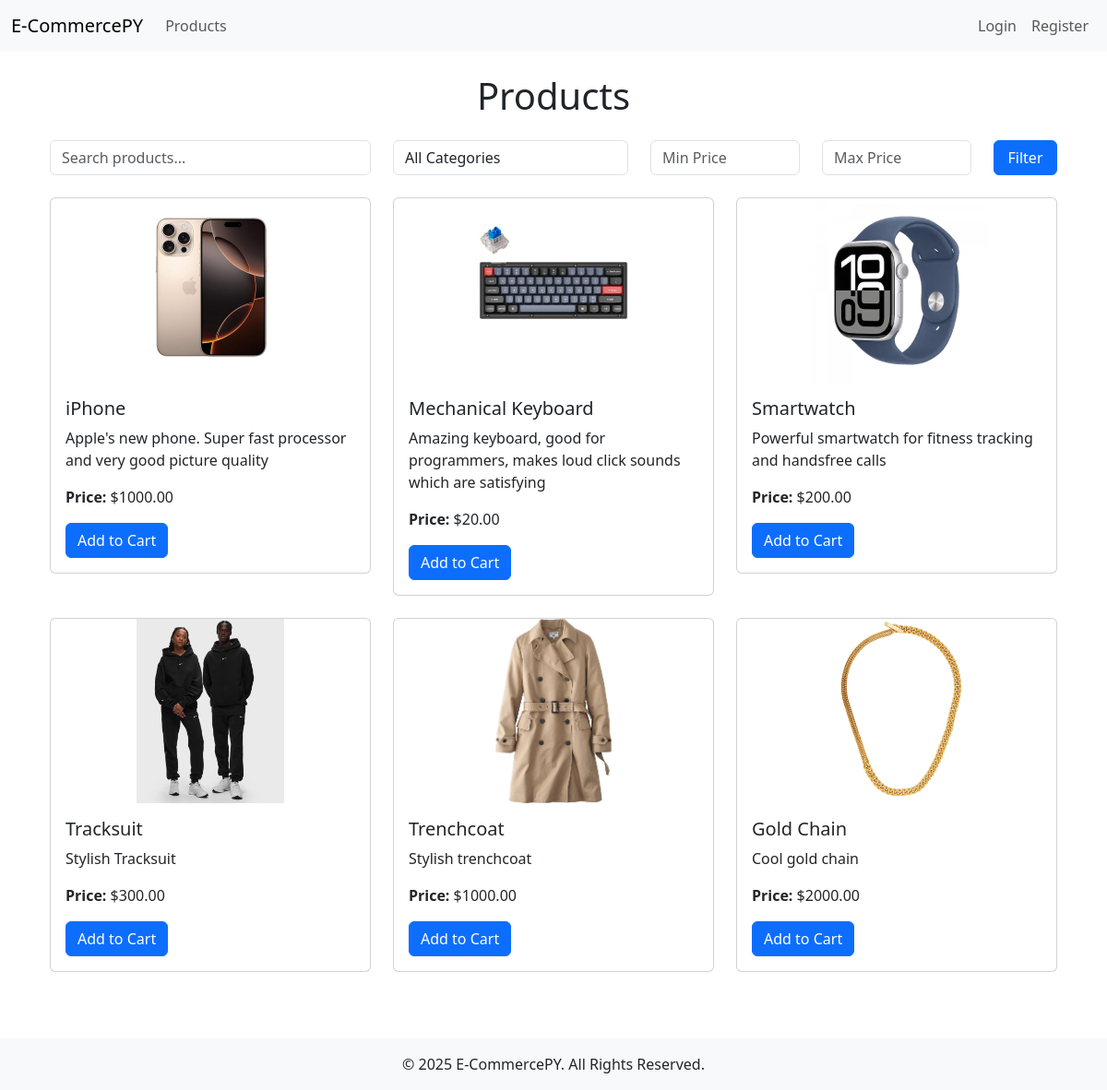
Screenshot of /products/ with the database file from the repository.
### product/models.py (models this page shows, shortened)
class Product(models.Model):
    name = models.CharField(max_length=100)
    description = models.TextField()
    price = models.DecimalField(max_digits=10, decimal_places=2)
    stock = models.PositiveIntegerField()
    image = models.ImageField(upload_to='products/')
    category = models.CharField(max_length=50)

### product/views.py (the view)
# urls.py: path('', product_list, name='product_list'),
def product_list(request):
    query = request.GET.get('search', '')
    category = request.GET.get('category', '')
    min_price = request.GET.get('min_price', '')
    max_price = request.GET.get('max_price', '')
    products = Product.objects.all()
    if query:
        products = products.filter(name__icontains=query) | products.filter(description__icontains=query)
    if category:
        products = products.filter(category__iexact=category)  # Exact match for category
    if min_price:
        products = products.filter(price__gte=min_price)  # Minimum price
    if max_price:
        products = products.filter(price__lte=max_price)  # Maximum price
    return render(request, 'product_list.html', {'products': products, 'query': query, 'category': category, 'min_price': min_price, 'max_price': max_price})

### product/context_processors.py (called while the page is built)
def cart_count(request):
    total_cart_quantity = 0
    if request.user.is_authenticated:
        total_cart_quantity = sum(item.quantity for item in CartItem.objects.filter(user=request.user))
    return {"total_cart_quantity": total_cart_quantity}

### product/templates/product_list.html (shortened to what this page needs)
{% extends 'base.html' %}
{% block content %}
<div class="container">
    <h1 class="mb-4 text-center">Products</h1>
    <form method="GET" action="" class="mb-4">
        <div class="row">
            <div class="col-md-4">
                <input type="text" name="search" class="form-control" placeholder="Search products..." value="{{ query }}">
            </div>
            <div class="col-md-3">
                <select name="category" class="form-control">
                    <option value="">All Categories</option>
                </select>
            </div>
            <div class="col-md-2">
                <input type="number" name="min_price" class="form-control" placeholder="Min Price" value="{{ min_price }}">
            </div>
            <div class="col-md-2">
                <input type="number" name="max_price" class="form-control" placeholder="Max Price" value="{{ max_price }}">
            </div>
            <div class="col-md-1">
                <button class="btn btn-primary w-100" type="submit">Filter</button>
            </div>
        </div>
    </form>
    <div class="row">
        {% for product in products %}
        <div class="col-md-4">
            <div class="card mb-4">
                {% if product.image %}
                <img src="{{ product.image.url }}" class="card-img-top" style="height: 200px; object-fit: contain;">
                {% else %}
                <img src="https://via.placeholder.com/300x200" class="card-img-top">
                {% endif %}
                <div class="card-body">
                    <h5 class="card-title">{{ product.name }}</h5>
                    <p class="card-text">{{ product.description }}</p>
                    <p class="card-text"><strong>Price:</strong> ${{ product.price }}</p>
                    <button class="btn btn-primary add-to-cart" data-product-id="{{ product.id }}">Add to Cart</button>
                </div>
            </div>
        </div>
        {% empty %}
        <p class="text-center">No products found.</p>
        {% endfor %}
    </div>
</div>
{% endblock %}

### rows the page displays
Product: image (picture), name "iPhone", description "Apple's new phone. Super fast processor and very good picture quality", price "1000.00"
Product: image (picture), name "Mechanical Keyboard", description "Amazing keyboard, good for programmers, makes loud click sounds which are satisfying", price "20.00"
Product: image (picture), name "Smartwatch", description "Powerful smartwatch for fitness tracking and handsfree calls", price "200.00"
Product: image (picture), name "Tracksuit", description "Stylish Tracksuit", price "300.00"
Product: image (picture), name "Trenchcoat", description "Stylish trenchcoat", price "1000.00"
Product: image (picture), name "Gold Chain", description "Cool gold chain", price "2000.00"
